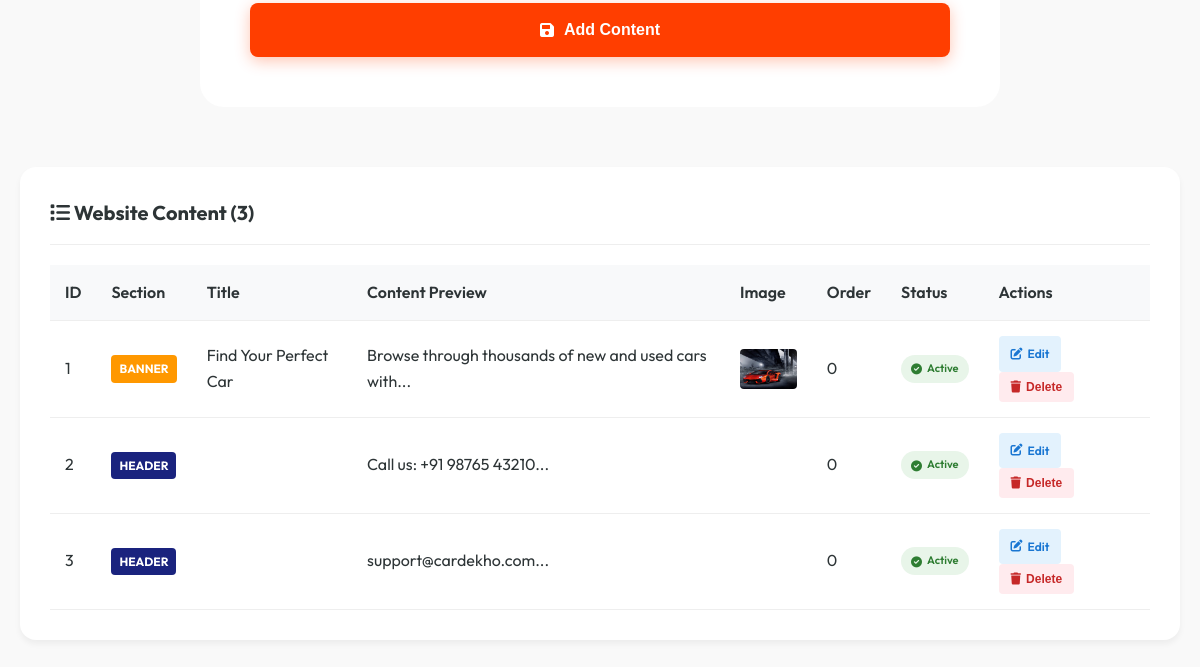
Before: /admin/manage-content.php (signed in, lower part) with the older database file.
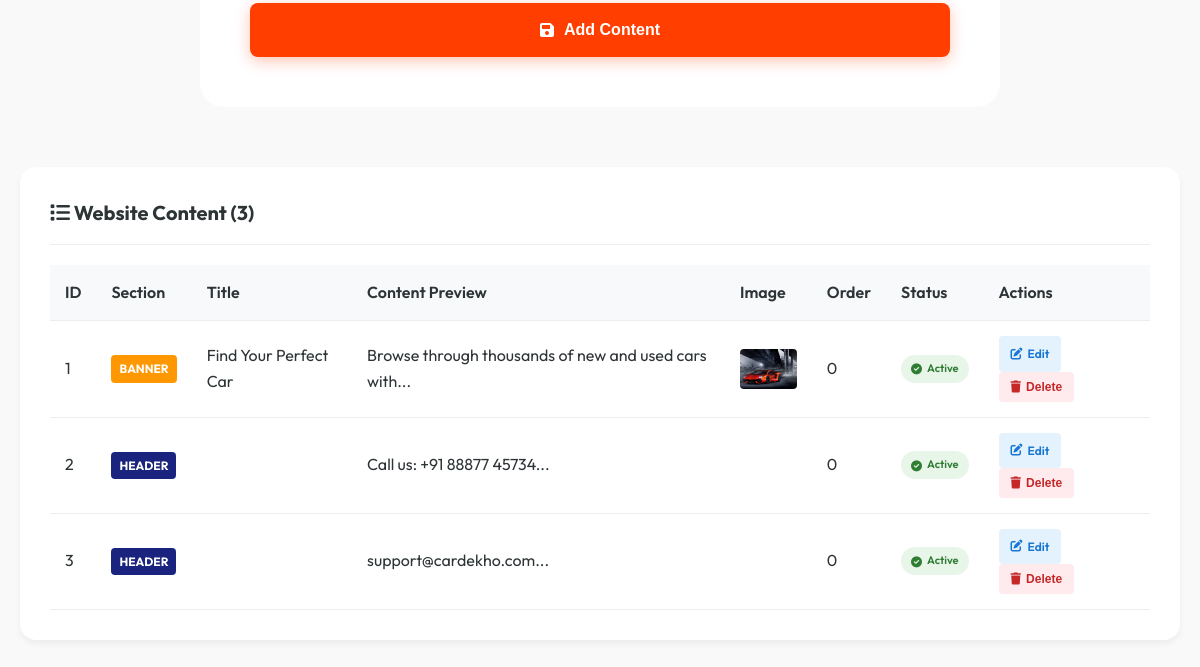
After: the same page with the newer database file.
### tables this page shows
CREATE TABLE `website_content` (
  `id` int NOT NULL AUTO_INCREMENT,
  `section` varchar(50) NOT NULL,
  `title` varchar(200) DEFAULT NULL,
  `content` text,
  `image_url` varchar(300) DEFAULT NULL,
  `link_url` varchar(300) DEFAULT NULL,
  `display_order` int DEFAULT '0',
  `is_active` tinyint(1) DEFAULT '1',
  `created_at` timestamp NULL DEFAULT CURRENT_TIMESTAMP,
  `updated_at` timestamp NULL DEFAULT CURRENT_TIMESTAMP ON UPDATE CURRENT_TIMESTAMP,
  PRIMARY KEY (`id`)
);

### admin/manage-content.php (the view, shortened to what this page needs)
<?php
$database = new Database();
$db = $database->getConnection();
$query = "SELECT * FROM website_content ORDER BY section, display_order";
$stmt = $db->prepare($query);
$stmt->execute();
$contents = $stmt->fetchAll(PDO::FETCH_ASSOC);
$edit_content = null;
?>
<!DOCTYPE html>
<html lang="en">
<head>
    <link rel="stylesheet" href="../css/style.css">
    <link rel="stylesheet" href="https://cdnjs.cloudflare.com/ajax/libs/font-awesome/6.0.0/css/all.min.css">
</head>
<body>
    <div class="admin-container">
        <div class="form-container">
            <form method="POST" action="" enctype="multipart/form-data">
                <div class="form-actions">
                    <button type="submit" class="btn-submit">
                        <i class="fas fa-save"></i> <?php echo $edit_content ? 'Update' : 'Add Content'; ?>
                    </button>
                </div>
            </form>
        </div>
        <div class="admin-table">
            <h2><i class="fas fa-list"></i> Website Content (<?php echo count($contents); ?>)</h2>
            <table>
                <thead>
                    <tr>
                        <th>ID</th>
                        <th>Section</th>
                        <th>Title</th>
                        <th>Content Preview</th>
                        <th>Image</th>
                        <th>Order</th>
                        <th>Status</th>
                        <th>Actions</th>
                    </tr>
                </thead>
                <tbody>
                    <?php foreach ($contents as $content): ?>
                        <tr>
                            <td><?php echo $content['id']; ?></td>
                            <td>
                                <span class="section-badge section-<?php echo $content['section']; ?>">
                                    <?php echo $content['section']; ?>
                                </span>
                            </td>
                            <td><?php echo htmlspecialchars(substr($content['title'] ?? '', 0, 30)); ?></td>
                            <td><?php echo htmlspecialchars(substr($content['content'] ?? '', 0, 50)) . '...'; ?></td>
                            <td>
                                <?php if ($content['image_url']): ?>
                                    <img src="../<?php echo $content['image_url']; ?>"
                                         style="width: 60px; height: 40px; object-fit: cover; border-radius: 4px;">
                                <?php endif; ?>
                            </td>
                            <td><?php echo $content['display_order']; ?></td>
                            <td>
                                <?php if ($content['is_active']): ?>
                                    <span class="status active"><i class="fas fa-check-circle"></i> Active</span>
                                <?php else: ?>
                                    <span class="status inactive"><i class="fas fa-times-circle"></i> Inactive</span>
                                <?php endif; ?>
                            </td>
                            <td>
                                <a href="?edit=<?php echo $content['id']; ?>" class="btn-edit">
                                    <i class="fas fa-edit"></i> Edit
                                </a>
                                <form method="POST" style="display: inline;" onsubmit="return confirm('Delete this content?');">
                                    <button type="submit" class="btn-delete">
                                        <i class="fas fa-trash"></i> Delete
                                    </button>
                                </form>
                            </td>
                        </tr>
                    <?php endforeach; ?>
                </tbody>
            </table>
        </div>
    </div>
</body>
</html>

### css/style.css (style rules this page uses)
:root { --primary-color: #ff3e00; --secondary-color: #2d3436; --accent-color: #0984e3; --text-color: #2d3436; --text-light: #636e72; --bg-color: #f9f9f9; --white: #ffffff; --glass-bg: rgba(255, 255, 255, 0.95); --glass-border: 1px solid rgba(255, 255, 255, 0.2); --shadow-sm: 0 4px 6px rgba(0, 0, 0, 0.05); --shadow-md: 0 10px 20px rgba(0, 0, 0, 0.08); --shadow-lg: 0 20px 40px rgba(0, 0, 0, 0.12); --radius-sm: 8px; --radius-md: 16px; --radius-lg: 24px; --container-width: 1200px; --transition: all 0.3s cubic-bezier(0.4, 0, 0.2, 1); }
* { margin: 0; padding: 0; box-sizing: border-box; }
body { font-family: 'Outfit', sans-serif; background-color: var(--bg-color); color: var(--text-color); line-height: 1.6; overflow-x: hidden; }
a { text-decoration: none; color: inherit; transition: var(--transition); }
img { max-width: 100%; display: block; }
.form-container { max-width: 800px; margin: 60px auto; background: var(--white); padding: 50px; border-radius: var(--radius-lg); box-shadow: var(--shadow-xl); position: relative; overflow: hidden; }
.form-container::before { content: ''; position: absolute; top: 0; left: 0; width: 100%; height: 6px; background: linear-gradient(90deg, var(--primary-color), var(--accent-color)); }
.form-actions { display: flex; gap: 20px; margin-top: 40px; }
.btn-submit, .btn-reset { flex: 1; padding: 18px; border: none; border-radius: var(--radius-sm); font-size: 16px; font-weight: 600; cursor: pointer; transition: var(--transition); display: flex; align-items: center; justify-content: center; gap: 10px; }
.btn-submit { background: var(--primary-color); color: var(--white); box-shadow: 0 4px 15px rgba(255, 62, 0, 0.3); }
.admin-container { max-width: 1200px; margin: 40px auto; padding: 0 20px; }
.admin-table { background: white; padding: 30px; border-radius: var(--radius-md); box-shadow: var(--shadow-sm); overflow-x: auto; }
.admin-table h2 { font-size: 20px; margin-bottom: 20px; padding-bottom: 15px; border-bottom: 1px solid #eee; }
table { width: 100%; border-collapse: collapse; }
th, td { padding: 15px; text-align: left; border-bottom: 1px solid #eee; }
th { font-weight: 600; color: var(--secondary-color); background: #f8f9fa; }
.btn-edit, .btn-delete { padding: 8px 12px; border: none; border-radius: 4px; cursor: pointer; font-size: 12px; font-weight: 600; margin-right: 5px; display: inline-flex; align-items: center; gap: 5px; }
.btn-edit { background: #e3f2fd; color: #1976d2; }
.btn-delete { background: #ffebee; color: #c62828; }
.status { padding: 5px 10px; border-radius: 20px; font-size: 11px; font-weight: 600; display: inline-flex; align-items: center; gap: 5px; }
.status.active { background: #e8f5e9; color: #2e7d32; }

### admin/manage-content.php (style rules this page uses)
.section-badge { display: inline-block; padding: 4px 8px; border-radius: 4px; font-size: 12px; font-weight: bold; text-transform: uppercase; }
.section-header { background: #1a237e; color: white; }
.section-banner { background: #ff9800; color: white; }

Changed rows visible on the page:
changed website_content id 2: content "Call us: +91 98765 43210" → "Call us: +91 88877 45734"
